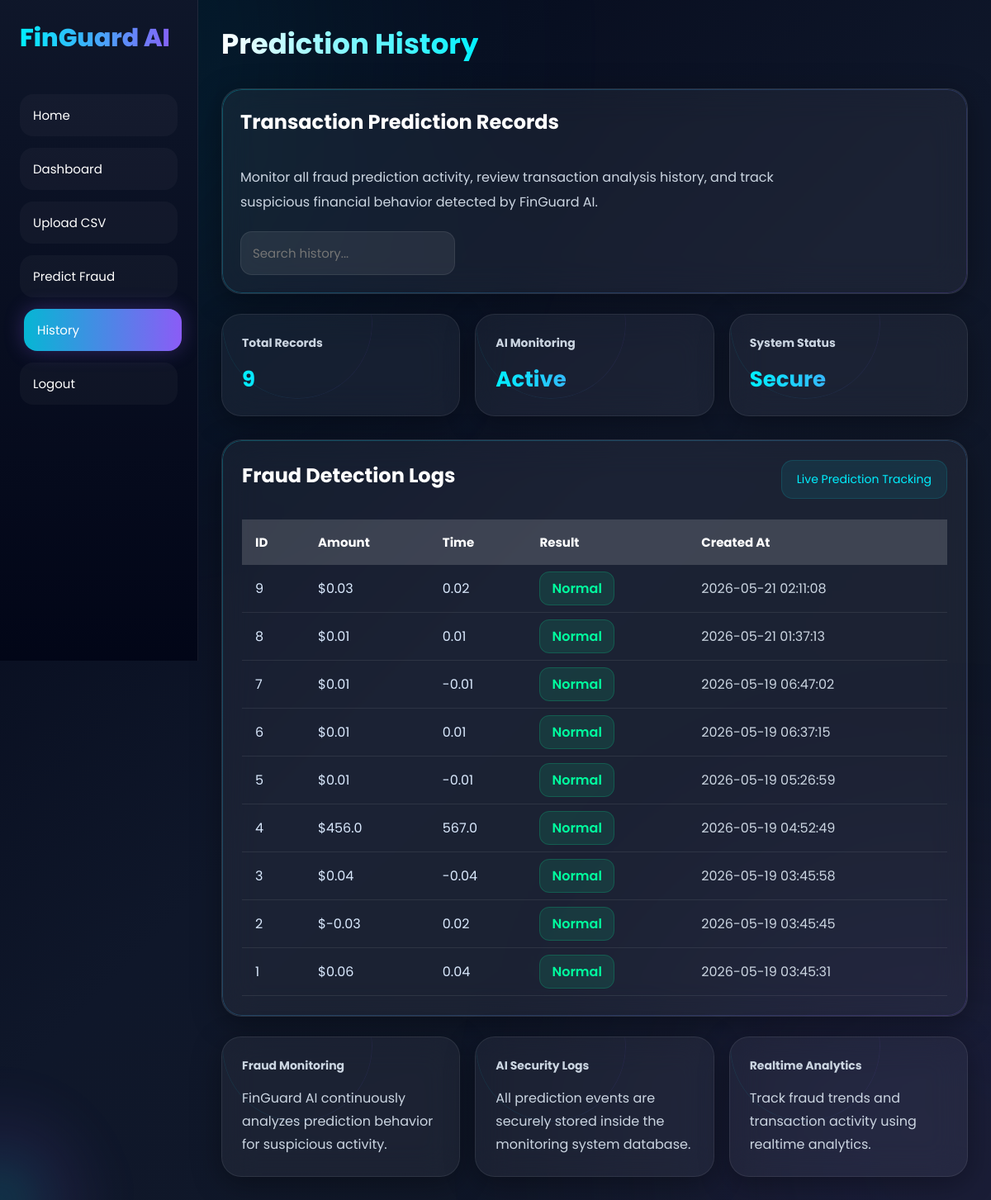
The page /history (signed in) on the database its author committed.
### tables this page shows
CREATE TABLE predictions (

    id INTEGER PRIMARY KEY AUTOINCREMENT,

    amount REAL,

    time REAL,

    prediction TEXT,

    created_at TEXT

, probability REAL DEFAULT 0);

### app.py (the view)
@app.route("/history")
def history():
    if not is_logged_in():
        return redirect("/login")
    cursor.execute("""

    SELECT *

    FROM predictions

    ORDER BY id DESC

    """)
    records = cursor.fetchall()
    return render_template(
        "history.html",
        records=records
    )

### app.py (called while the page is built)
@app.after_request
def add_header(response):
    response.cache_control.no_store = True
    return response

def is_logged_in():
    return "user" in session

### templates/history.html (shortened to what this page needs)
<!DOCTYPE html>
<html lang="en">
<head>
    <link rel="stylesheet"
    href="{{ url_for('static',
    filename='css/style.css') }}">
</head>
<body>
<div class="sidebar">
    <div class="logo">
        FinGuard AI
    </div>
    <a href="/">
        Home
    </a>
    <a href="/dashboard">
        Dashboard
    </a>
    <a href="/upload">
        Upload CSV
    </a>
    <a href="/predict">
        Predict Fraud
    </a>
    <a href="/history" class="active">
        History
    </a>
    <a href="/logout">
        Logout
    </a>
</div>
<div class="main fade">
    <div class="header">
        <h1>
            Prediction History
        </h1>
    </div>
    <div class="chart-box glass fade"
    style="
    padding:22px;
    ">
        <div style="
        display:flex;
        justify-content:space-between;
        align-items:center;
        flex-wrap:wrap;
        gap:20px;
        ">
            <div>
                <h2>
                    Transaction Prediction Records
                </h2>
                <br>
                <p style="
                color:#cbd5e1;
                line-height:30px;
                max-width:700px;
                ">
                    Monitor all fraud prediction activity,
                    review transaction analysis history,
                    and track suspicious financial behavior
                    detected by FinGuard AI.
                </p>
            </div>
            <div>
                <input
                type="text"
                id="searchInput"
                placeholder="Search history..."
                style="
                width:260px;
                padding:14px;
                border:none;
                border-radius:14px;
                background:
                rgba(255,255,255,0.08);
                color:white;
                font-size:15px;
                outline:none;
                border:
                1px solid rgba(255,255,255,0.08);
                ">
            </div>
        </div>
    </div>
    <div class="cards">
        <div class="card glass">
            <h2>
                Total Records
            </h2>
            <h1>
                {{ records|length }}
            </h1>
        </div>
        <div class="card glass">
            <h2>
                AI Monitoring
            </h2>
            <h1>
                Active
            </h1>
        </div>
        <div class="card glass">
            <h2>
                System Status
            </h2>
            <h1>
                Secure
            </h1>
        </div>
    </div>
    <div class="chart-box glass fade">
        <div style="
        display:flex;
        justify-content:space-between;
        align-items:center;
        flex-wrap:wrap;
        gap:20px;
        margin-bottom:25px;
        ">
            <h2>
                Fraud Detection Logs
            </h2>
            <div style="
            padding:12px 18px;
            border-radius:14px;
            background:
            rgba(0,240,255,0.08);
            border:
            1px solid rgba(0,240,255,0.12);
            color:#00f0ff;
            font-size:14px;
            ">
                Live Prediction Tracking
            </div>
        </div>
        <div style="overflow-x:auto;">
            <table
            id="historyTable"
            style="
            width:100%;
            border-collapse:collapse;
            ">
                <tr style="
                background:
                rgba(255,255,255,0.08);
                ">
                    <th style="padding:16px;">
                        ID
                    </th>
                    <th>
                        Amount
                    </th>
                    <th>
                        Time
                    </th>
                    <th>
                        Result
                    </th>
                    <th>
                        Created At
                    </th>
                </tr>
                {% for row in records %}
                <tr style="
                border-bottom:
                1px solid rgba(255,255,255,0.08);
                ">
                    <td style="
                    padding:16px;
                    color:#dbeafe;
                    ">
                        {{ row[0] }}
                    </td>
                    <td style="
                    color:#dbeafe;
                    ">
                        ${{ row[1] }}
                    </td>
                    <td style="
                    color:#dbeafe;
                    ">
                        {{ row[2] }}
                    </td>
                    <td>
                        {% if row[3] == "Fraud Transaction" %}
                        <span style="
                        padding:8px 14px;
                        border-radius:12px;
                        background:
                        rgba(255,77,109,0.12);
                        color:#ff4d6d;
                        font-weight:600;
                        border:
                        1px solid rgba(255,77,109,0.18);
                        ">
                            Fraud
                        </span>
                        {% else %}
                        <span style="
                        padding:8px 14px;
                        border-radius:12px;
                        background:
                        rgba(0,255,159,0.10);
                        color:#00ff9f;
                        font-weight:600;
                        border:
                        1px solid rgba(0,255,159,0.18);
                        ">
                            Normal
                        </span>
                        {% endif %}
                    </td>
                    <td style="
                    color:#cbd5e1;
                    ">
                        {% if row|length > 4 %}
                            {{ row[4] }}
                        {% else %}
                            N/A
                        {% endif %}
                    </td>
                </tr>
                {% endfor %}
            </table>
        </div>
    </div>
    <div class="cards">
        <div class="card glass">
            <h2>
                Fraud Monitoring
            </h2>
            <p style="
            margin-top:15px;
            color:#cbd5e1;
            line-height:28px;
            ">
                FinGuard AI continuously analyzes
                prediction behavior for suspicious activity.
            </p>
        </div>
        <div class="card glass">
            <h2>
                AI Security Logs
            </h2>
            <p style="
            margin-top:15px;
            color:#cbd5e1;
            line-height:28px;
            ">
                All prediction events are securely stored
                inside the monitoring system database.
            </p>
        </div>
        <div class="card glass">
            <h2>
                Realtime Analytics
            </h2>
            <p style="
            margin-top:15px;
            color:#cbd5e1;
            line-height:28px;
            ">
                Track fraud trends and transaction
                activity using realtime analytics.
            </p>
        </div>
    </div>
</div>
</body>
</html>

### static/css/style.css (style rules this page uses)
* { margin:0; padding:0; box-sizing:border-box; font-family:'Poppins',sans-serif; }
html { scroll-behavior:smooth; }
body { background: linear-gradient( 135deg, #020617, #0f172a, #111827 ); color:white; overflow-x:hidden; min-height:100vh; position:relative; }
body::before { content:''; position:fixed; width:550px; height:550px; background:#00f0ff; border-radius:50%; filter:blur(200px); top:-220px; left:-220px; opacity:0.18; z-index:-2; animation:moveGlow1 12s infinite alternate; }
body::after { content:''; position:fixed; width:480px; height:480px; background:#8b5cf6; border-radius:50%; filter:blur(180px); bottom:-180px; right:-180px; opacity:0.18; z-index:-2; animation:moveGlow2 14s infinite alternate; }
.sidebar { position:fixed; top:0; left:0; width:240px; height:100vh; padding:24px; background: linear-gradient( 180deg, rgba(15,23,42,0.97), rgba(2,6,23,0.97) ); border-right: 1px solid rgba(255,255,255,0.08); backdrop-filter:blur(25px); z-index:1000; overflow-y:auto; }
.logo { font-size:30px; font-weight:800; margin-bottom:45px; background: linear-gradient( to right, #00f0ff, #8b5cf6 ); -webkit-background-clip:text; -webkit-text-fill-color:transparent; }
.sidebar a { display:block; text-decoration:none; color:white; padding:14px 16px; margin-bottom:14px; border-radius:16px; transition:0.35s; font-size:15px; background: rgba(255,255,255,0.03); }
.sidebar a.active { background: linear-gradient( to right, #06b6d4, #8b5cf6 ); transform:translateX(5px); box-shadow: 0 0 25px rgba(139,92,246,0.3); }
.main { margin-left:240px; padding:28px; min-height:100vh; position:relative; }
.header { display:flex; justify-content:space-between; align-items:center; flex-wrap:wrap; gap:20px; margin-bottom:28px; }
.header h1 { font-size:34px; font-weight:700; background: linear-gradient( to right, #ffffff, #00f0ff ); -webkit-background-clip:text; -webkit-text-fill-color:transparent; }
.glass { position:relative; background: rgba(255,255,255,0.05); border: 1px solid rgba(255,255,255,0.08); backdrop-filter:blur(20px); border-radius:24px; overflow:hidden; box-shadow: 0 8px 35px rgba(0,0,0,0.35); }
.glass::before { content:''; position:absolute; inset:0; border-radius:24px; padding:1px; background: linear-gradient( 135deg, rgba(0,240,255,0.25), rgba(139,92,246,0.2) ); -webkit-mask: linear-gradient(#fff 0 0) content-box, linear-gradient(#fff 0 0); -webkit-mask-composite:xor; pointer-events:none; }
.cards { display:grid; grid-template-columns: repeat(auto-fit,minmax(220px,1fr)); gap:18px; margin-top:24px; }
.card { position:relative; padding:24px; border-radius:24px; transition:0.35s; overflow:hidden; }
.card::before { content:''; position:absolute; width:180px; height:180px; border-radius:50%; background: linear-gradient( to right, #00f0ff, #8b5cf6 ); top:-80px; right:-80px; opacity:0.08; }
.card h2 { color:#cbd5e1; font-size:14px; margin-bottom:14px; }
.card h1 { font-size:26px; font-weight:700; background: linear-gradient( to right, #00f0ff, #8b5cf6 ); -webkit-background-clip:text; -webkit-text-fill-color:transparent; }
.chart-box { margin-top:28px; padding:24px; border-radius:24px; }
.chart-box h2 { font-size:24px; margin-bottom:10px; }
table { width:100%; border-collapse:collapse; }
th { background: rgba(255,255,255,0.08); padding:15px; text-align:left; color:white; font-size:15px; }
td { padding:15px; color:#dbeafe; border-bottom: 1px solid rgba(255,255,255,0.08); }
tr { transition:0.3s; }
.fade { animation:fadeIn 1s ease; }

### rows shown on the page
predictions: id "9", amount "0.03", time "0.02", shows "Normal", created_at "2026-05-21 02:11:08"
predictions: id "8", amount "0.01", time "0.01", shows "Normal", created_at "2026-05-21 01:37:13"
predictions: id "7", amount "0.01", time "-0.01", shows "Normal", created_at "2026-05-19 06:47:02"
predictions: id "6", amount "0.01", time "0.01", shows "Normal", created_at "2026-05-19 06:37:15"
predictions: id "5", amount "0.01", time "-0.01", shows "Normal", created_at "2026-05-19 05:26:59"
predictions: id "4", amount "456.0", time "567.0", shows "Normal", created_at "2026-05-19 04:52:49"
predictions: id "3", amount "0.04", time "-0.04", shows "Normal", created_at "2026-05-19 03:45:58"
predictions: id "2", amount "-0.03", time "0.02", shows "Normal", created_at "2026-05-19 03:45:45"
predictions: id "1", amount "0.06", time "0.04", shows "Normal", created_at "2026-05-19 03:45:31"

### other values the page prints
{{ records|length }} "9"
